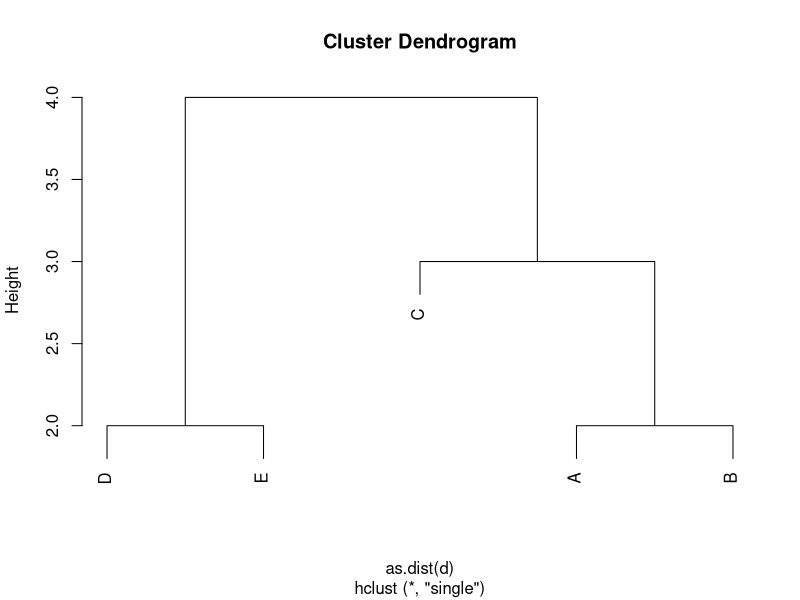
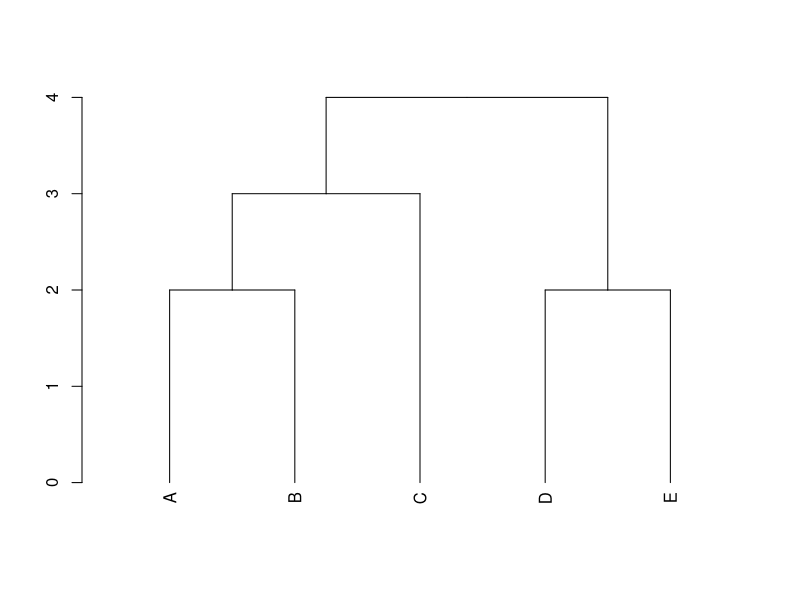

Source code (R) for these figures, in order: (Note: this script raises an error after producing the figures.)
# Exercise 1

d <- matrix(c(0, 2, 3, 4.5, 4.5,
              2, 0, 4, 5, 5,
              3, 4, 0, 5, 4,
              4.5, 5, 5, 0, 2,
              4.5, 5, 4, 2, 0), nrow = 5)
row.names(d) <- c('A', 'B', 'C', 'D', 'E')

hd <- hclust(as.dist(d), method='single')
plot(hd)
dd <- as.dendrogram(hd)
wts <- c(1,2,5,10,12)
dd.reorder <- reorder(dd, wts = wts)
plot(dd.reorder)


# Exercise 2
install.packages('flexclust')
data(milk, package = "flexclust")
#milk - 
nr <- nrow(milk)
d <- matrix(0, nr, nr)
colnames(d) <- rownames(d) <- rownames(milk)
for (i in 1:(nr-1)){
  for (j in (i+1):nr){
    d[i, j] <- d[j, i] <- sqrt(sum((milk[i,] - milk[j,])**2))
  }
}


R_euclid <- function(x, nc, nr, i1, i2){

  res <- 0
  for (j in 1:nc){
    dev <- (x[i1] - x[i2])
    res <- res + dev**2
    i1 <- i1 + nr
    i2 <- i2 + nr
  }
  sqrt(res)
}

R_dist <- function(x){
  nc <- ncol(x); nr <- nrow(x)

  x <- unname(unlist(c(x))) # convert it to a vector by column
  res <- matrix(0, nr, nr)
  for (i1 in 1:(nr-1)){
    for (i2 in (i1+1):nr){
      res[i1, i2] <- res[i2, i1] <- R_euclid(x, nc, nr, i1, i2)
    }
  }
  res
}
R_dist(milk)
